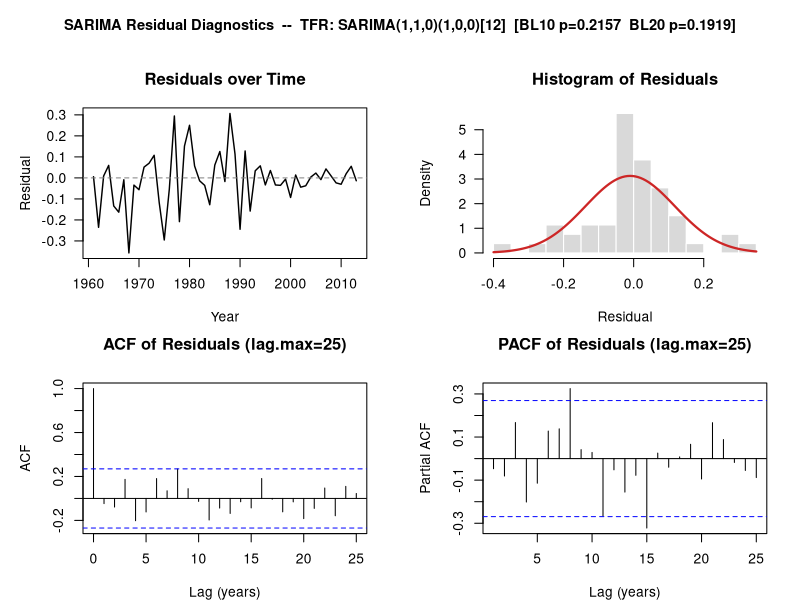
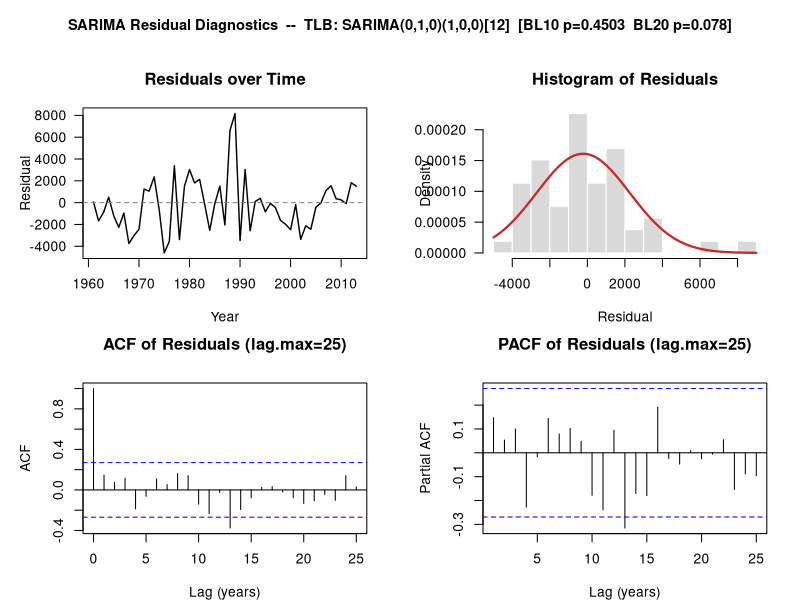
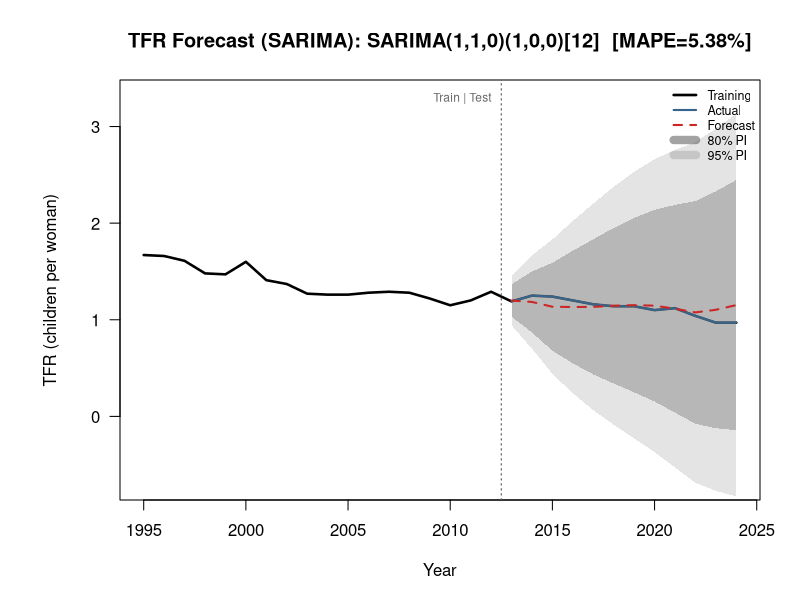
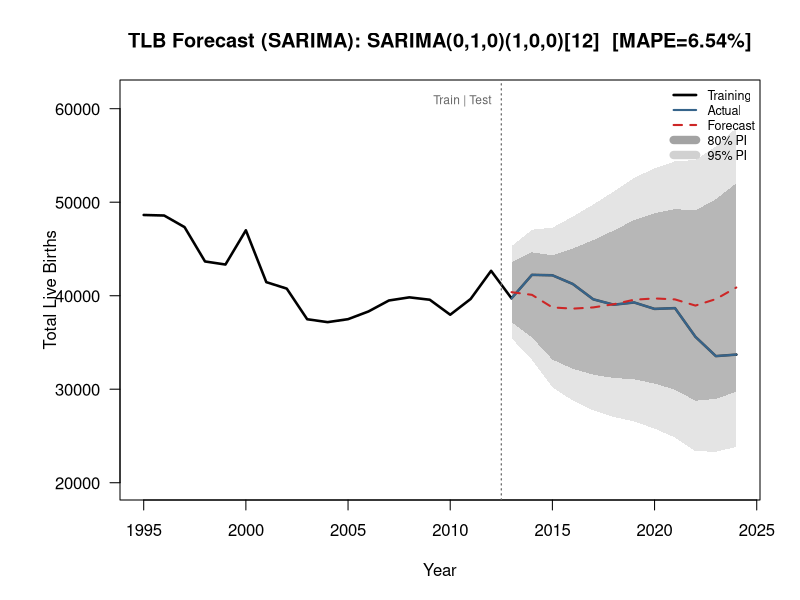

Recreate these plots in R, in order.
# =============================================================================
# BASELINE SARIMA MODELS
# =============================================================================

library(tseries)
library(forecast)

options(stringsAsFactors = FALSE)
options(scipen = 999)
set.seed(42)

# =============================================================================
# DATA LOADING
# =============================================================================
df        <- read.csv("cleaned_tlb_tfr_1960_2024.csv")
tlb_ts    <- ts(df$TLB, start = 1960, frequency = 1)
tfr_ts    <- ts(df$TFR, start = 1960, frequency = 1)
tlb_train <- window(tlb_ts, start = 1960, end = 2012)
tlb_test  <- window(tlb_ts, start = 2013, end = 2024)
tfr_train <- window(tfr_ts, start = 1960, end = 2012)
tfr_test  <- window(tfr_ts, start = 2013, end = 2024)

n_train    <- length(tlb_train)
n_test     <- length(tlb_test)
test_years <- 2013:2024
train_start <- 1995

# =============================================================================
# HELPER FUNCTIONS
# =============================================================================
fit_info <- function(model, label, log_scale = FALSE) {
  bl10 <- Box.test(residuals(model), lag = 10, type = "Ljung-Box")
  bl20 <- Box.test(residuals(model), lag = 20, type = "Ljung-Box")
  list(label   = label,
       aic     = round(AIC(model), 2),
       bic     = round(BIC(model), 2),
       bl10p   = round(bl10$p.value, 4),
       bl10q   = round(bl10$statistic, 3),
       bl20p   = round(bl20$p.value, 4),
       viable  = bl10$p.value > 0.05,
       log_scale = log_scale,
       model   = model)
}

safe_fit <- function(expr_call, label, log_scale = FALSE) {
  tryCatch(
    fit_info(eval(expr_call), label, log_scale),
    error = function(e) {
      cat("  FAILED:", label, "->", conditionMessage(e), "\n")
      NULL
    }
  )
}

print_row <- function(m) {
  if (is.null(m)) return()
  cat(sprintf("  %-42s  AIC=%8.2f  BIC=%8.2f  BL10 p=%.4f  BL20 p=%.4f  %s\n",
              m$label, m$aic, m$bic, m$bl10p, m$bl20p,
              ifelse(m$viable, "[VIABLE]", "[FAIL BL10]")))
}

acc <- function(actual, fc) {
  e <- as.numeric(actual) - fc
  list(rmse = sqrt(mean(e^2)), mae = mean(abs(e)),
       mape = mean(abs(e / as.numeric(actual))) * 100, sse = sum(e^2))
}

# =============================================================================
# TFR CANDIDATE MODELS (SARIMA)
# =============================================================================
cat("\n=================================================================\n")
cat("TFR CANDIDATE MODELS (SARIMA)\n")
cat("=================================================================\n\n")

tfr_sarima_cands <- list(
  safe_fit(quote(Arima(tfr_train, order=c(0,1,0), seasonal=list(order=c(1,0,0), period=12))), "SARIMA(0,1,0)(1,0,0)[12]"),
  safe_fit(quote(Arima(tfr_train, order=c(0,1,1), seasonal=list(order=c(1,0,0), period=12))), "SARIMA(0,1,1)(1,0,0)[12]"),
  safe_fit(quote(Arima(tfr_train, order=c(1,1,0), seasonal=list(order=c(0,0,1), period=12))), "SARIMA(1,1,0)(0,0,1)[12]"),
  safe_fit(quote(Arima(tfr_train, order=c(1,1,1), seasonal=list(order=c(1,0,0), period=12))), "SARIMA(1,1,1)(1,0,0)[12]"),
  safe_fit(quote(Arima(tfr_train, order=c(1,1,0), seasonal=list(order=c(1,0,1), period=12))), "SARIMA(1,1,0)(1,0,1)[12]"),
  safe_fit(quote(Arima(tfr_train, order=c(2,1,0), seasonal=list(order=c(1,0,0), period=12))), "SARIMA(2,1,0)(1,0,0)[12]"),
  safe_fit(quote(Arima(tfr_train, order=c(1,1,0), seasonal=list(order=c(1,0,0), period=12))), "SARIMA(1,1,0)(1,0,0)[12]")
)
tfr_sarima_cands <- Filter(Negate(is.null), tfr_sarima_cands)
for (m in tfr_sarima_cands) print_row(m)

tfr_viable <- Filter(function(m) m$viable, tfr_sarima_cands)
tfr_best   <- tfr_viable[[which.min(sapply(tfr_viable, function(m) m$aic))]]

# =============================================================================
# TLB CANDIDATE MODELS (SARIMA)
# =============================================================================
cat("\n=================================================================\n")
cat("TLB CANDIDATE MODELS (SARIMA)\n")
cat("=================================================================\n\n")

tlb_sarima_cands <- list(
  safe_fit(quote(Arima(tlb_train, order=c(1,1,0), seasonal=list(order=c(0,0,1), period=12))), "SARIMA(1,1,0)(0,0,1)[12]"),
  safe_fit(quote(Arima(tlb_train, order=c(2,1,0), seasonal=list(order=c(1,0,0), period=12))), "SARIMA(2,1,0)(1,0,0)[12]"),
  safe_fit(quote(Arima(tlb_train, order=c(0,1,1), seasonal=list(order=c(1,0,0), period=12))), "SARIMA(0,1,1)(1,0,0)[12]"),
  safe_fit(quote(Arima(tlb_train, order=c(1,1,0), seasonal=list(order=c(1,0,0), period=12))), "SARIMA(1,1,0)(1,0,0)[12]"),
  safe_fit(quote(Arima(tlb_train, order=c(1,1,1), seasonal=list(order=c(1,0,0), period=12))), "SARIMA(1,1,1)(1,0,0)[12]"),
  safe_fit(quote(Arima(tlb_train, order=c(1,1,0), seasonal=list(order=c(1,0,1), period=12))), "SARIMA(1,1,0)(1,0,1)[12]"),
  safe_fit(quote(Arima(tlb_train, order=c(0,1,0), seasonal=list(order=c(1,0,0), period=12))), "SARIMA(0,1,0)(1,0,0)[12]")
)
tlb_sarima_cands <- Filter(Negate(is.null), tlb_sarima_cands)
for (m in tlb_sarima_cands) print_row(m)

tlb_viable <- Filter(function(m) m$viable, tlb_sarima_cands)
tlb_best   <- tlb_viable[[which.min(sapply(tlb_viable, function(m) m$aic))]]

# =============================================================================
# RESIDUAL DIAGNOSTICS PANELS
# =============================================================================
diag_panel <- function(resid_vec, start_yr, label, outfile) {
  resid_ts <- ts(resid_vec, start = start_yr, frequency = 1)
  png(outfile, width = 1100, height = 820, res = 150, bg = "white")
  par(mfrow = c(2, 2), mar = c(4, 5, 3.5, 2), oma = c(0, 0, 3, 0), bg = "white")
  plot(resid_ts, type = "l", lwd = 1.4, col = "black",
       main = "Residuals over Time", xlab = "Year", ylab = "Residual", las = 1)
  abline(h = 0, lty = 2, col = "gray50")
  hist(resid_vec, breaks = 14, freq = FALSE,
       main = "Histogram of Residuals", xlab = "Residual",
       col = "gray85", border = "white", las = 1)
  curve(dnorm(x, mean(resid_vec), sd(resid_vec)), col = "firebrick3", lwd = 2.2, add = TRUE)
  acf(resid_vec,  lag.max = 25, main = "ACF of Residuals (lag.max=25)",
      xlab = "Lag (years)", ylab = "ACF")
  pacf(resid_vec, lag.max = 25, main = "PACF of Residuals (lag.max=25)",
       xlab = "Lag (years)", ylab = "Partial ACF")
  mtext(label, side = 3, outer = TRUE, line = 1, cex = 0.88, font = 2)
  par(mfrow = c(1, 1))
  dev.off()
}

diag_panel(as.numeric(residuals(tfr_best$model)), 1961,
           paste0("SARIMA Residual Diagnostics  --  TFR: ", tfr_best$label,
                  "  [BL10 p=", tfr_best$bl10p, "  BL20 p=", tfr_best$bl20p, "]"),
           "methods/fig5a_resid_diag_tfr.png")

diag_panel(as.numeric(residuals(tlb_best$model)), 1961,
           paste0("SARIMA Residual Diagnostics  --  TLB: ", tlb_best$label,
                  "  [BL10 p=", tlb_best$bl10p, "  BL20 p=", tlb_best$bl20p, "]"),
           "methods/fig5b_resid_diag_tlb.png")

# =============================================================================
# FORECASTS
# =============================================================================
pred_tfr <- forecast(tfr_best$model, h = n_test, level = c(80, 95))
pred_tlb <- forecast(tlb_best$model, h = n_test, level = c(80, 95))
fc_tfr   <- as.numeric(pred_tfr$mean)
fc_tlb   <- as.numeric(pred_tlb$mean)
lo80_tfr <- as.numeric(pred_tfr$lower[,1]); hi80_tfr <- as.numeric(pred_tfr$upper[,1])
lo95_tfr <- as.numeric(pred_tfr$lower[,2]); hi95_tfr <- as.numeric(pred_tfr$upper[,2])
lo80_tlb <- as.numeric(pred_tlb$lower[,1]); hi80_tlb <- as.numeric(pred_tlb$upper[,1])
lo95_tlb <- as.numeric(pred_tlb$lower[,2]); hi95_tlb <- as.numeric(pred_tlb$upper[,2])
acc_tfr  <- acc(tfr_test, fc_tfr)
acc_tlb  <- acc(tlb_test, fc_tlb)

make_fc_plot <- function(ts_full, ts_test, fc, lo80, hi80, lo95, hi95,
                         ylab_txt, title_txt, outfile) {
  ylim_r <- range(c(as.numeric(window(ts_full, start=train_start)),
                    lo95, hi95)) * c(0.85, 1.06)
  png(outfile, width=1100, height=600, res=150, bg="white")
  par(mar=c(5,6,4,2), bg="white")
  plot(window(ts_full, start=train_start), type="l", lwd=2.5, col="black",
       xlim=c(train_start,2024), ylim=ylim_r,
       main=title_txt, xlab="Year", ylab=ylab_txt, las=1)
  abline(v=2012.5, lty=3, col="gray40", lwd=1.2)
  text(2012.5, ylim_r[2]*0.99, "Train | Test", col="gray40", cex=0.72, pos=2)
  polygon(c(test_years,rev(test_years)), c(lo95,rev(hi95)),
          col=rgb(0.7,0.7,0.7,0.35), border=NA)
  polygon(c(test_years,rev(test_years)), c(lo80,rev(hi80)),
          col=rgb(0.4,0.4,0.4,0.35), border=NA)
  lines(ts_test, lwd=2, col="steelblue4")
  lines(test_years, fc, lwd=2, col="firebrick3", lty=2)
  legend("topright", bty="n", cex=0.75,
         legend=c("Training","Actual","Forecast","80% PI","95% PI"),
         col=c("black","steelblue4","firebrick3",
               rgb(0.4,0.4,0.4,0.6),rgb(0.7,0.7,0.7,0.6)),
         lwd=c(2.5,2,2,8,8), lty=c(1,1,2,1,1))
  dev.off()
}

make_fc_plot(tfr_ts, tfr_test, fc_tfr, lo80_tfr, hi80_tfr, lo95_tfr, hi95_tfr,
             "TFR (children per woman)",
             paste0("TFR Forecast (SARIMA): ", tfr_best$label,
                    "  [MAPE=", round(acc_tfr$mape,2), "%]"),
             "methods/fig6a_forecast_tfr.png")

make_fc_plot(tlb_ts, tlb_test, fc_tlb, lo80_tlb, hi80_tlb, lo95_tlb, hi95_tlb,
             "Total Live Births",
             paste0("TLB Forecast (SARIMA): ", tlb_best$label,
                    "  [MAPE=", round(acc_tlb$mape,2), "%]"),
             "methods/fig6b_forecast_tlb.png")
